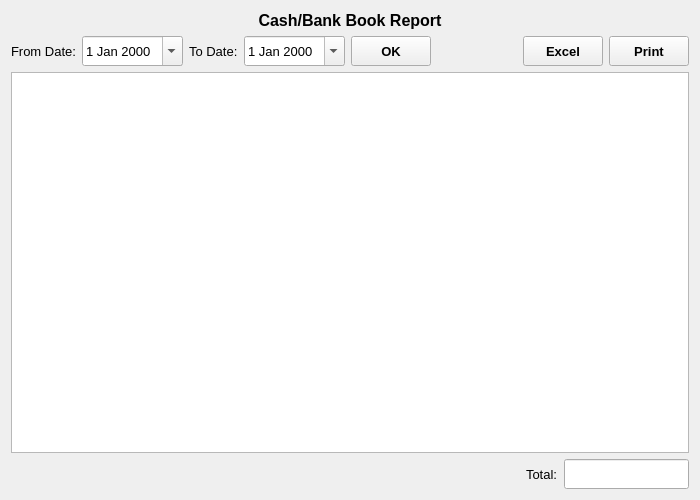
<?xml version="1.0" encoding="UTF-8"?>
<ui version="4.0">
 <class>CashBankBook</class>
 <widget class="QWidget" name="CashBankBook">
  <property name="geometry">
   <rect>
    <x>0</x>
    <y>0</y>
    <width>700</width>
    <height>500</height>
   </rect>
  </property>
  <property name="font">
   <font>
    <family>Microsoft YaHei UI</family>
    <pointsize>10</pointsize>
   </font>
  </property>
  <property name="windowTitle">
   <string>Form</string>
  </property>
  <layout class="QVBoxLayout" name="verticalLayout">
   <item>
    <widget class="QLabel" name="label">
     <property name="font">
      <font>
       <pointsize>12</pointsize>
       <weight>75</weight>
       <bold>true</bold>
      </font>
     </property>
     <property name="text">
      <string>Cash/Bank Book Report</string>
     </property>
     <property name="alignment">
      <set>Qt::AlignCenter</set>
     </property>
    </widget>
   </item>
   <item>
    <layout class="QHBoxLayout" name="horizontalLayout" stretch="0,0,0,0,0,0,0,0,0">
     <item>
      <widget class="QLabel" name="fromDateLabel">
       <property name="text">
        <string>From Date:</string>
       </property>
      </widget>
     </item>
     <item>
      <widget class="QDateEdit" name="fromDateDateEdit">
       <property name="minimumSize">
        <size>
         <width>0</width>
         <height>30</height>
        </size>
       </property>
       <property name="calendarPopup">
        <bool>true</bool>
       </property>
      </widget>
     </item>
     <item>
      <widget class="QLabel" name="toDateLabel">
       <property name="text">
        <string>To Date:</string>
       </property>
      </widget>
     </item>
     <item>
      <widget class="QDateEdit" name="toDateDateEdit">
       <property name="minimumSize">
        <size>
         <width>0</width>
         <height>30</height>
        </size>
       </property>
       <property name="calendarPopup">
        <bool>true</bool>
       </property>
      </widget>
     </item>
     <item>
      <layout class="QHBoxLayout" name="horizontalLayout_2"/>
     </item>
     <item>
      <widget class="QToolButton" name="OKButton">
       <property name="minimumSize">
        <size>
         <width>80</width>
         <height>30</height>
        </size>
       </property>
       <property name="font">
        <font>
         <weight>75</weight>
         <bold>true</bold>
        </font>
       </property>
       <property name="text">
        <string>OK</string>
       </property>
      </widget>
     </item>
     <item>
      <spacer name="horizontalSpacer">
       <property name="orientation">
        <enum>Qt::Horizontal</enum>
       </property>
       <property name="sizeHint" stdset="0">
        <size>
         <width>40</width>
         <height>20</height>
        </size>
       </property>
      </spacer>
     </item>
     <item>
      <widget class="QToolButton" name="excelButton">
       <property name="minimumSize">
        <size>
         <width>80</width>
         <height>30</height>
        </size>
       </property>
       <property name="font">
        <font>
         <weight>75</weight>
         <bold>true</bold>
        </font>
       </property>
       <property name="text">
        <string>Excel</string>
       </property>
      </widget>
     </item>
     <item>
      <widget class="QToolButton" name="printButton">
       <property name="minimumSize">
        <size>
         <width>80</width>
         <height>30</height>
        </size>
       </property>
       <property name="font">
        <font>
         <weight>75</weight>
         <bold>true</bold>
        </font>
       </property>
       <property name="text">
        <string>Print</string>
       </property>
      </widget>
     </item>
    </layout>
   </item>
   <item>
    <widget class="QTableView" name="tableView">
     <property name="font">
      <font>
       <pointsize>12</pointsize>
      </font>
     </property>
     <property name="alternatingRowColors">
      <bool>true</bool>
     </property>
    </widget>
   </item>
   <item>
    <layout class="QHBoxLayout" name="horizontalLayout_3" stretch="1,0,0">
     <item>
      <spacer name="horizontalSpacer_3">
       <property name="orientation">
        <enum>Qt::Horizontal</enum>
       </property>
       <property name="sizeHint" stdset="0">
        <size>
         <width>40</width>
         <height>20</height>
        </size>
       </property>
      </spacer>
     </item>
     <item>
      <widget class="QLabel" name="totalLabel">
       <property name="text">
        <string>Total:</string>
       </property>
      </widget>
     </item>
     <item>
      <widget class="QLineEdit" name="lineEdit">
       <property name="minimumSize">
        <size>
         <width>0</width>
         <height>30</height>
        </size>
       </property>
      </widget>
     </item>
    </layout>
   </item>
  </layout>
 </widget>
 <resources/>
 <connections/>
</ui>
